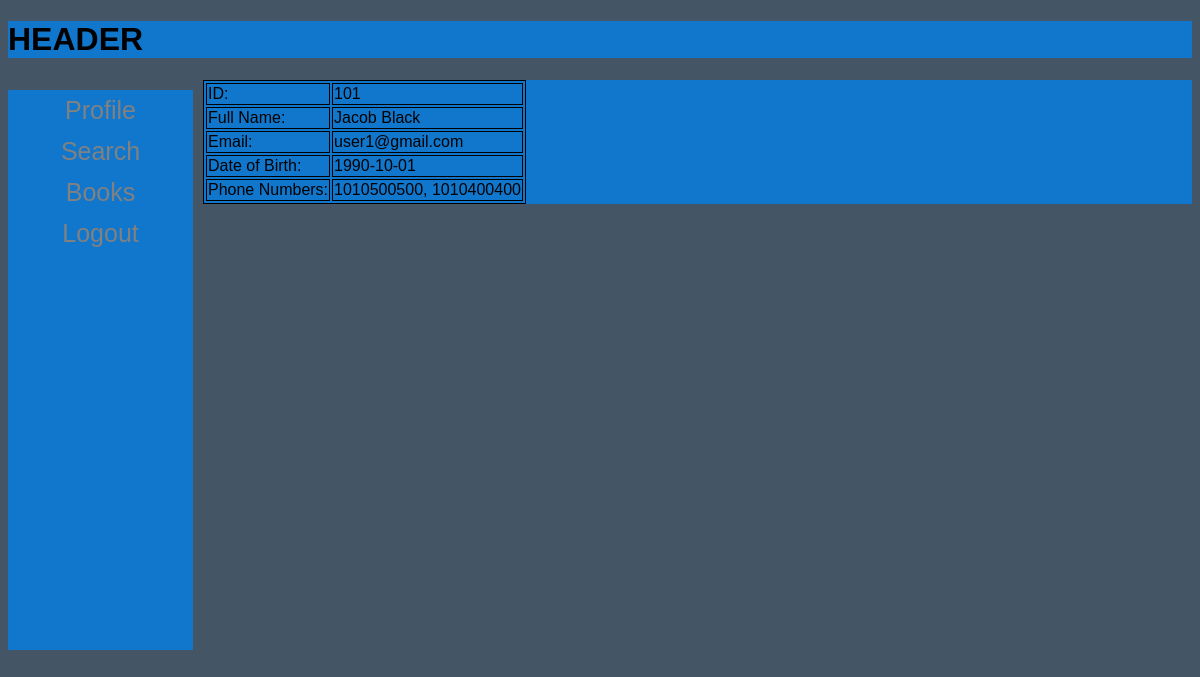
Screenshot of /index.php (signed in) with the database file from the repository.
### tables this page shows
CREATE TABLE `users` (
  `UserID` int(11) NOT NULL,
  `Password` varchar(30) DEFAULT NULL,
  `Email` varchar(30) DEFAULT NULL,
  `DOB` date DEFAULT NULL,
  `FirstName` varchar(30) DEFAULT NULL,
  `LastName` varchar(30) DEFAULT NULL,
  PRIMARY KEY (`UserID`)
);

### index.php (the view, shortened to what this page needs)
<!DOCTYPE html>
<html lang="en">
<head>
    <link rel="stylesheet" type="text/css" href="style.php">
</head>
<body>
    <div class="header">
        <?php
            require_once 'common/header.php' ; ?>
    </div>
    <div class="nav-bar">
        <?php
            require_once 'common/nav-bar.php' ?>
    </div>
    <div class="main-content">
        <?php
            $mysqli = new mysqli(DB_HOST, DB_USER, DB_PASS, DB_NAME);
            if(isset($_SESSION['user'])){
                $id = $_SESSION['user'];
                $sql = "SELECT UserID, FirstName, LastName, Email, DOB FROM Users WHERE UserID ='$id' ";
            }
            elseif (isset($_SESSION['emp'])) {
                $id = $_SESSION['emp'];
                $sql = "SELECT EmployeeID, Post, FirstName, LastName, Email, DOB FROM Employees WHERE EmployeeID = '$id';";
            }
            else{
                echo "Invalid login";
                die;
            }
            if(! $result = $mysqli->query($sql)){
               echo "Query Error!";
            }
            $result->data_seek(0);
            $row = $result->fetch_assoc();
            ?>
            <table class="index">
                <tr>
                    <td> ID: </td>
                    <td> <?= $id ?> </td>
                </tr>
                <tr>
                    <td>Full Name:</td>
                    <td> <?= $row['FirstName'] . " " . $row['LastName'] ?></td>
                </tr>
                <tr>
                    <td>Email:</td>
                    <td> <?= $row['Email']?></td>
                </tr>
                <tr>
                    <td>Date of Birth:</td>
                    <td> <?= $row['DOB']?></td>
                </tr>
                <?php
                if(isset($_SESSION['user'])){
                ?>
                <tr>
                    <td>Phone Numbers:</td>
                    <td>
                        <?php
                        $result = $mysqli->query(
                            "SELECT group_concat(u_contact.contact separator ', ') as 'phones' from u_contact join users on u_contact.userid = users.userid where users.userid = '$id' ;");
                        $result->data_seek(0);
                        $phone_row = $result->fetch_assoc();
                        $str_phones = $phone_row['phones'];
                        echo $str_phones;
                        ?>
                    </td>
                </tr>
                <?php
                }
                ?>
            </table>
    </div>
</body>
</html>

### index.php (style rules this page uses)
table, tr, td, th { border: 1px solid black; }

### rows the page displays
users: FirstName "Jacob", LastName "Black", Email "user1@gmail.com", DOB "1990-10-01"

### other values shown
$id "101"
$str_phones "1010500500, 1010400400"
